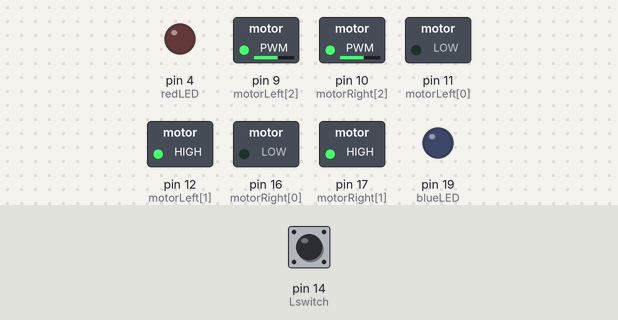
The sketch below on a simulated Arduino Uno, built with avr-gcc and run on an emulated ATmega328P. Parts: switched loads named in the sketch (green lamp = pin HIGH), output pins drawn as LEDs (lit = HIGH). Dashed ring = blinking. The inputs (shaded band) are chosen by the test bench; at power-on: pin 14 (Lswitch) LOW.

Above: at 1.2 s.
1.3 s: pin 14 (Lswitch) pulled HIGH for 0.15 s
At 1.8 s:
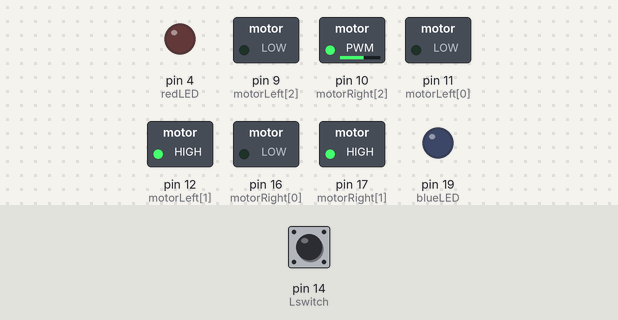
4.2 s: pin 14 (Lswitch) pulled HIGH for 3.2 s
At 5.4 s:
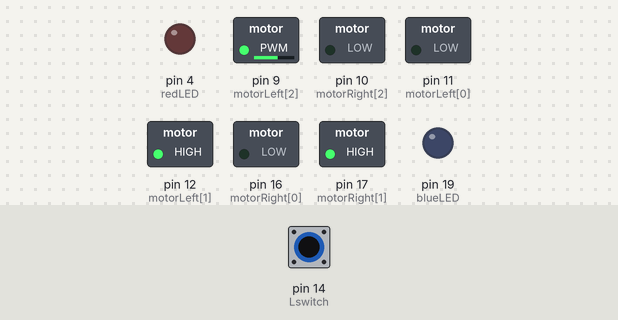
Timing chart, 0 to 9.9 s (numbered marks = the images above; inputs shaded):
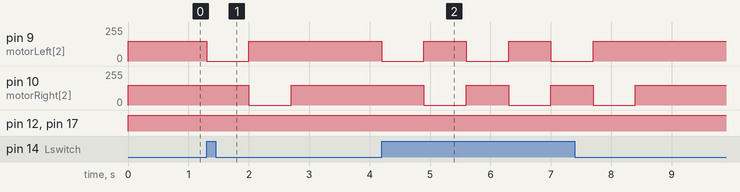

Measured:
- after the input at 1.3 s, pin 9 (motorLeft[2]): 150/255 → 0/255 at once, → 150/255 0.70 s later; pin 10 (motorRight[2]): 150/255 → 0/255 after 0.70 s, → 150/255 0.70 s later
- after the input at 4.2 s, pin 9 (motorLeft[2]): alternates 150/255 for 0.70 s and 0/255 for 0.70 s, 6 changes in all, then stays 150/255, starting at once; pin 10 (motorRight[2]): alternates 150/255 for 0.70 s and 0/255 for 0.70 s, 6 changes in all, then stays 150/255, starting after 0.70 s

The sketch:

Day3Drive.ino
```cpp
#define blueLED 19
#define redLED 4
#define Lswitch 14

// —————————————————————————  Motors
int motorRight[] = {16, 17, 10};
int motorLeft[] = {11, 12, 9};

void setup() {
  Serial.begin(9600);

  pinMode(redLED, OUTPUT);
  pinMode(blueLED, OUTPUT);

  pinMode(Lswitch, INPUT);

  // Setup motors
  int i;
  for(i = 0; i < 3; i++){
    pinMode(motorLeft[i], OUTPUT);
    pinMode(motorRight[i], OUTPUT);
  }

}

void loop() {
  // put your main code here, to run repeatedly:
  if(digitalRead(Lswitch)==HIGH){
    turnLeft();
    turnRight();
  }
  else{
    driveForward(150);
  }

}

void turnRight(){
  driveLeftMotorForward(150);
  driveRightMotorForward(0);
  delay(700);
}

void turnLeft(){
  driveRightMotorForward(150);
  driveLeftMotorForward(0);
  delay(700);
}

void driveForward(int power){
  driveLeftMotorForward(power);
  driveRightMotorForward(power);
}

void driveBackward(int power){
  driveLeftMotorBackward(power);
  driveRightMotorBackward(power);
}

// ------------------------------Pre-Made Drive Functions
void driveLeftMotorForward(int power){
  analogWrite(motorLeft[2], power);
  digitalWrite(motorLeft[0], LOW);
  digitalWrite(motorLeft[1], HIGH);
}

void driveRightMotorForward(int power){
  analogWrite(motorRight[2], power);
  digitalWrite(motorRight[0], LOW);
  digitalWrite(motorRight[1], HIGH);
}

void driveLeftMotorBackward(int power){
  analogWrite(motorLeft[2], power);
  digitalWrite(motorLeft[0], HIGH);
  digitalWrite(motorLeft[1], LOW);
}

void driveRightMotorBackward(int power){
  analogWrite(motorRight[2], power);
  digitalWrite(motorRight[0], HIGH);
  digitalWrite(motorRight[1], LOW);
}
```
